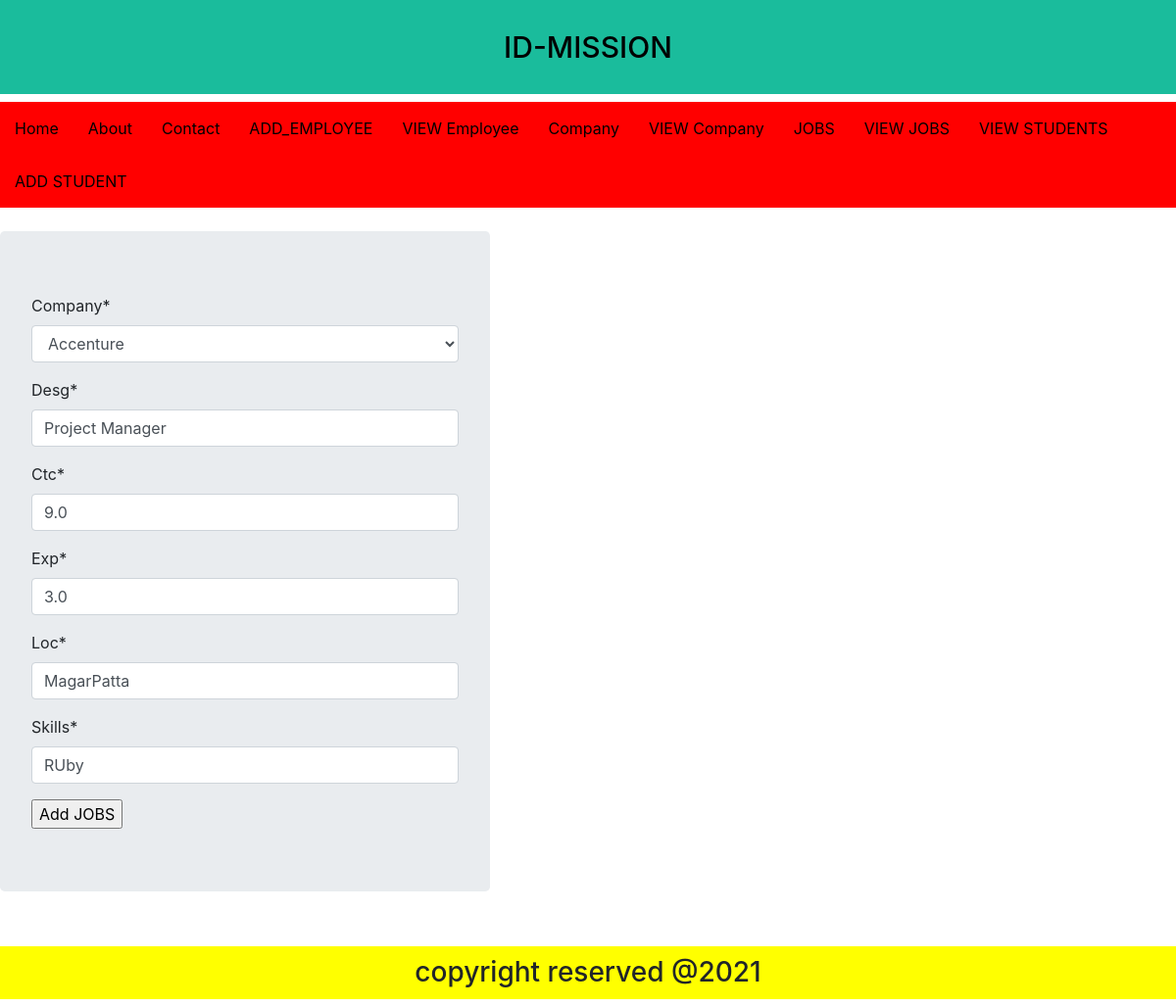
Screenshot of /Cmp/jupdate/7 with the database file from the repository.
### CompanyApp/models.py (models this page shows, shortened)
class Jobs(models.Model):
    company = models.ForeignKey(Company, on_delete=models.CASCADE)
    desg = models.CharField(max_length=20)
    ctc = models.FloatField()
    exp = models.FloatField()
    loc = models.CharField(max_length=20)
    skills = models.CharField(max_length=50)

### CompanyApp/views.py (the view)
# urls.py: path('jupdate/<int:pk>',views.JobsUpdateView.as_view(), name='jupdate'),
class JobsUpdateView(UpdateView):
    model = Jobs
    fields = '__all__'
    success_url = '/Cmp/Jlist/'

### CompanyApp/models.py (called while the page is built)
    def __str__(self):
        return f'{self.name}'

### templates/CompanyApp/jobs_form.html (shortened to what this page needs)
{% extends 'EmployeeApp/base.html' %}
{% load crispy_forms_tags %}
{% block content %}
    <form method="post" class="jumbotron" style="width:500px">
        {{ form|crispy }}
        <input type="submit" value="Add JOBS">
    </form>
{% endblock %}

### rows the page displays
Jobs: company "Accenture", desg "Project Manager", ctc "9.0", exp "3.0", loc "MagarPatta", skills "RUby"
